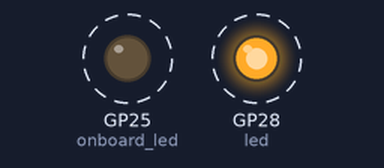
Bench run of a program on a simulated Raspberry Pi Pico running MicroPython. Parts: output pins drawn as LEDs (lit = HIGH). Dashed ring = blinking. What the program prints to the serial console is not drawn.

Above: at 0.2 s.
Timing chart, 0 to 3.0 s (numbered marks = the images above):
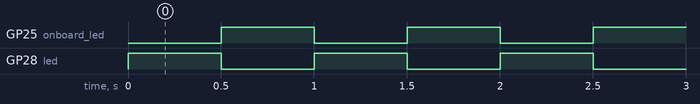

The program:

blink_001.py
```python
from machine import Pin
import utime
led = Pin(28, Pin.OUT)
onboard_led = Pin(25, Pin.OUT)
led.low()
onboard_led.high()
while True:
    led.toggle()
    onboard_led.toggle()
    print("Toggle")
    utime.sleep(0.5)
    
```

Measured:
- by itself, GP25 (onboard_led), GP28 (led): alternates HIGH for 0.50 s and LOW for 0.50 s
